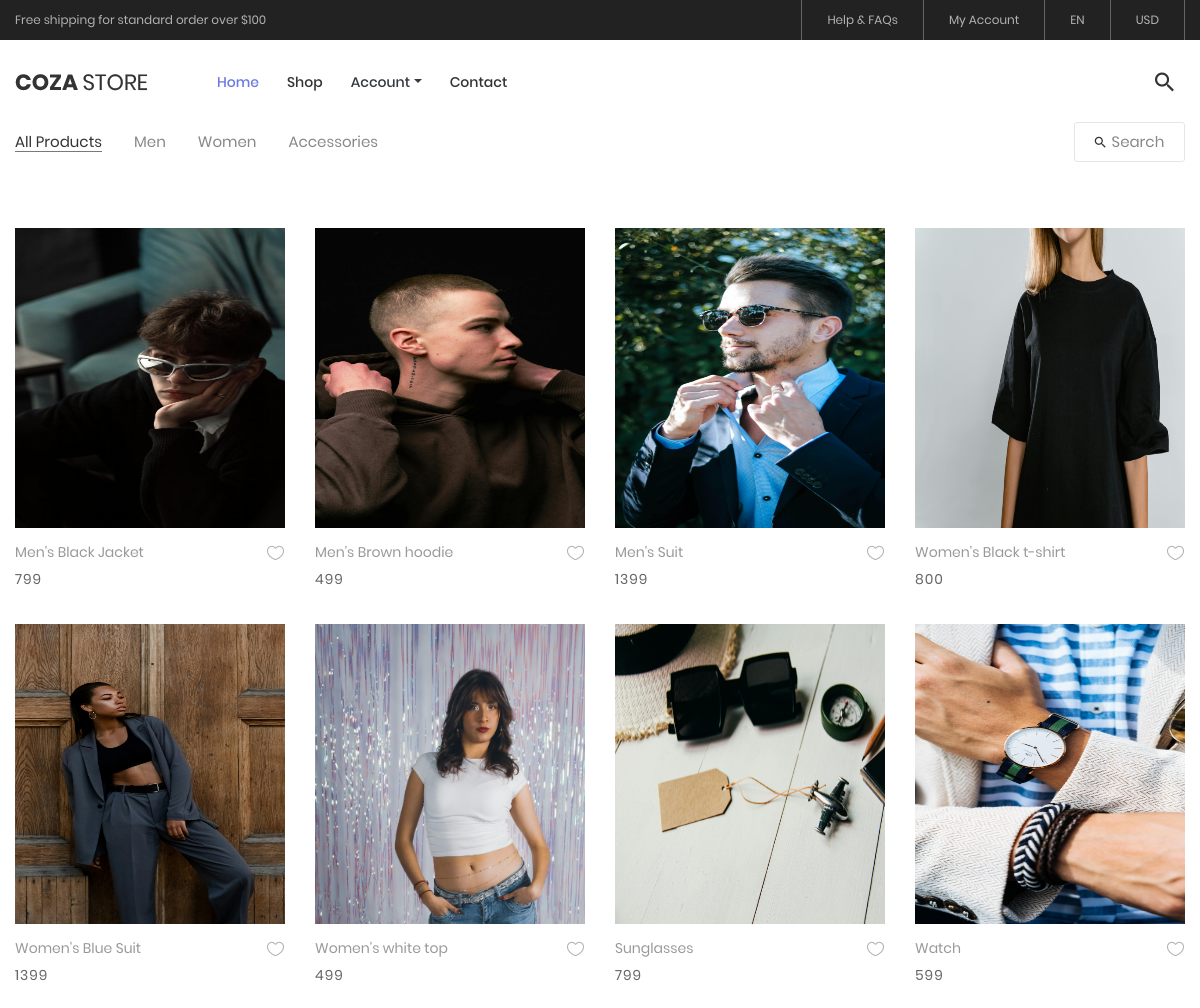
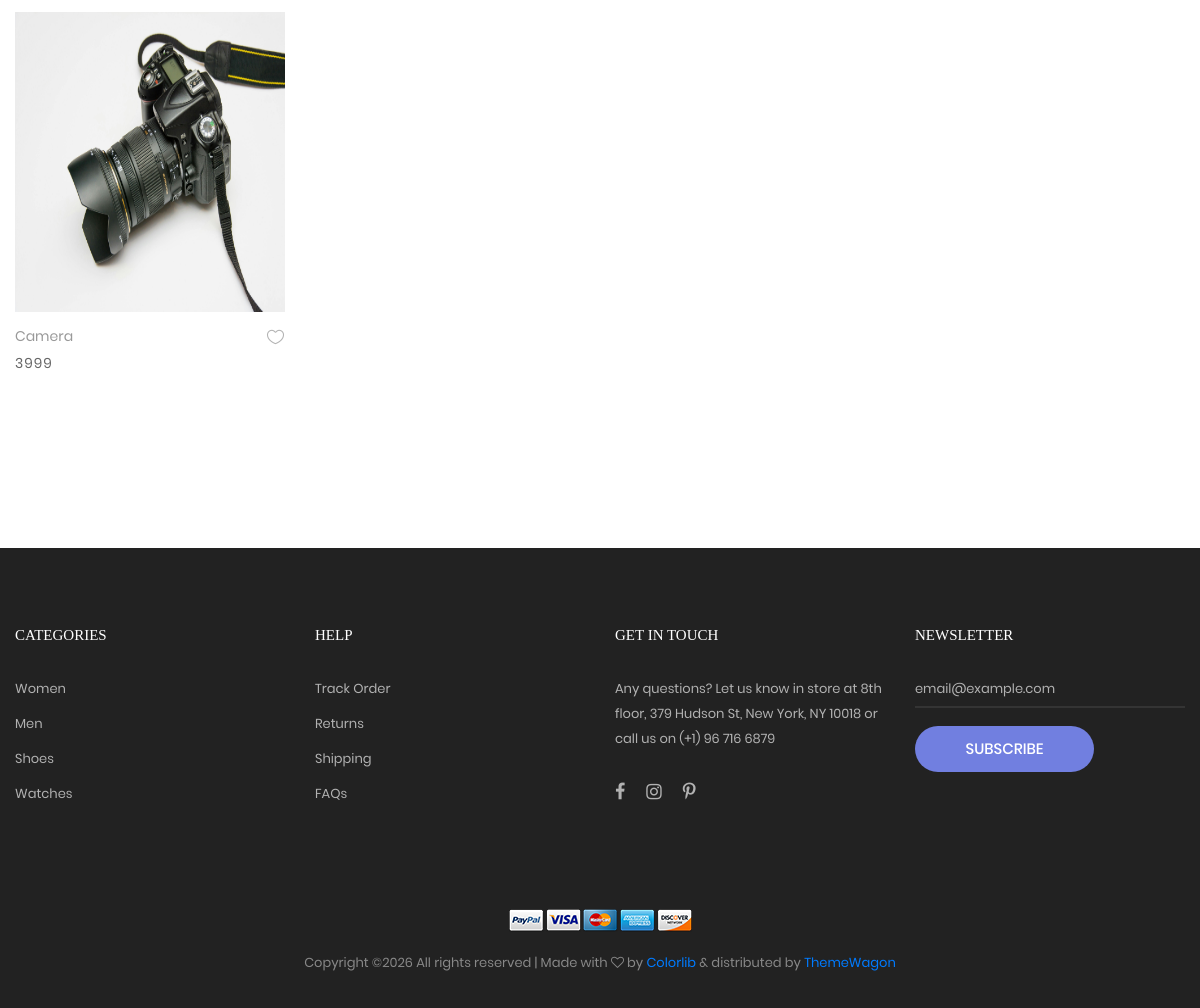
The page /category/ on the database its author committed (2 pictures, top to bottom).
### myapp/models.py (models this page shows, shortened)
class Product(models.Model):
    category=(
        ("Men","Men"),
        ("Women","Women"),
        ("Accessories","Accessories"),
    )
    seller=models.ForeignKey(User,on_delete=models.CASCADE)
    product_category=models.CharField(max_length=100,choices=category)
    product_name=models.CharField(max_length=100)
    product_price=models.PositiveIntegerField()
    product_desc=models.TextField()
    product_image=models.ImageField(upload_to="product_images/")

### myapp/views.py (the view)
# urls.py: path('category/', views.category, name='category'),
def category(request):
    products=Product.objects.all()
    return render(request, 'category.html',{'products': products })

### myapp/templates/category.html (shortened to what this page needs)
{% extends 'header.html' %}
{% load static %}
{% block content %}
<!DOCTYPE html>
<html lang="en">
<head>
</head>
<body class="animsition">
	<div class="bg0 m-t-23 p-b-140 pt-5">
		<div class="container">
			<div class="flex-w flex-sb-m p-b-52">
				<div class="flex-w flex-l-m filter-tope-group m-tb-10">
					<a href="{% url 'category' %}">
					<button class="stext-106 cl6 hov1 bor3 trans-04 m-r-32 m-tb-5 how-active1" >
						All Products
					</button>
					</a>
					<a href="{% url 'men' %}">
					<button class="stext-106 cl6 hov1 bor3 trans-04 m-r-32 m-tb-5">
						Men
					</button>
					</a>
					<a href="{% url 'women' %}">
					<button class="stext-106 cl6 hov1 bor3 trans-04 m-r-32 m-tb-5" >
						Women
					</button>
					</a>
					<a href="{% url 'accessories' %}">
					<button class="stext-106 cl6 hov1 bor3 trans-04 m-r-32 m-tb-5" >
						Accessories
					</button>
					</a>
				</div>
				<div class="flex-w flex-c-m m-tb-10">
					<div class="flex-c-m stext-106 cl6 size-105 bor4 pointer hov-btn3 trans-04 m-tb-4 js-show-search">
						<i class="icon-search cl2 m-r-6 fs-15 trans-04 zmdi zmdi-search"></i>
						Search
					</div>
				</div>
			</div>
			<div class="row isotope-grid">
				{% for i in products %}
				<div class="col-sm-6 col-md-4 col-lg-3 p-b-35 isotope-item women">
					<div class="block2">
						<div class="block2-pic hov-img0">
							<img src="{{i.product_image.url}}" alt="IMG-PRODUCT" style="width: 300px; height: 300px;">
						</div>
						<div class="block2-txt flex-w flex-t p-t-14">
							<div class="block2-txt-child1 flex-col-l ">
								<a href="#" class="stext-104 cl4 hov-cl1 trans-04 js-name-b2 p-b-6">
									{{i.product_name}}
								</a>
								<span class="stext-105 cl3">
									{{i.product_price}}
								</span>
							</div>
							<div class="block2-txt-child2 flex-r p-t-3">
								<a href="#" class="btn-addwish-b2 dis-block pos-relative js-addwish-b2">
									<img class="icon-heart1 dis-block trans-04" src="{% static 'images/icons/icon-heart-01.png' %}" alt="ICON">
								</a>
							</div>
						</div>
					</div>
				</div>
				{% endfor %}
			</div>
		</div>
	</div>
</body>
</html>
{% endblock %}

### myapp/templates/header.html (shortened to what this page needs)
{% load static %}
<!DOCTYPE html>
<html lang="en">
<head>
	<link rel="stylesheet" type="text/css" href="{% static 'vendor/bootstrap/css/bootstrap.min.css' %}">
	<link rel="stylesheet" type="text/css" href="{% static 'fonts/font-awesome-4.7.0/css/font-awesome.min.css' %}">
	<link rel="stylesheet" type="text/css" href="{% static 'fonts/iconic/css/material-design-iconic-font.min.css' %}">
	<link rel="stylesheet" type="text/css" href="{% static 'fonts/linearicons-v1.0.0/icon-font.min.css' %}">
	<link rel="stylesheet" type="text/css" href="{% static 'vendor/animate/animate.css' %}">
	<link rel="stylesheet" type="text/css" href="{% static 'vendor/css-hamburgers/hamburgers.min.css' %}">
	<link rel="stylesheet" type="text/css" href="{% static 'vendor/animsition/css/animsition.min.css' %}">
	<link rel="stylesheet" type="text/css" href="{% static 'vendor/select2/select2.min.css' %}">
	<link rel="stylesheet" type="text/css" href="{% static 'vendor/daterangepicker/daterangepicker.css' %}">
	<link rel="stylesheet" type="text/css" href="{% static 'vendor/slick/slick.css' %}">
	<link rel="stylesheet" type="text/css" href="{% static 'vendor/MagnificPopup/magnific-popup.css' %}">
	<link rel="stylesheet" type="text/css" href="{% static 'vendor/perfect-scrollbar/perfect-scrollbar.css' %}">
	<link rel="stylesheet" type="text/css" href="{% static 'css/util.css' %}">
	<link rel="stylesheet" type="text/css" href="{% static 'css/main.css' %}">
</head>
<body class="animsition">
	<header>
		<div class="container-menu-desktop">
			<div class="top-bar">
				<div class="content-topbar flex-sb-m h-full container">
					<div class="left-top-bar">
						Free shipping for standard order over $100
					</div>
					<div class="right-top-bar flex-w h-full">
						<a href="#" class="flex-c-m trans-04 p-lr-25">
							Help & FAQs
						</a>
						<a href="#" class="flex-c-m trans-04 p-lr-25">
							My Account
						</a>
						<a href="#" class="flex-c-m trans-04 p-lr-25">
							EN
						</a>
						<a href="#" class="flex-c-m trans-04 p-lr-25">
							USD
						</a>
					</div>
				</div>
			</div>
			<div class="wrap-menu-desktop">
				<nav class="limiter-menu-desktop container">
					<a href="/" class="logo">
						<img src="{% static 'images/icons/logo-01.png'%}" alt="IMG-LOGO">
					</a>
					<div class="menu-desktop">
						<ul class="main-menu">
							<li class="active-menu">
								<a href="/">Home</a>
							</li>
							<li>
								<a href="{% url 'category' %}">Shop</a>
							</li>
							<li>
                               <a href="#" class="nav-link dropdown-toggle text-dark" data-toggle="dropdown" role="button" aria-haspopup="true"
                              aria-expanded="false">Account</a>
                            </li>
							<li>
								<a href="{% url 'contact' %}">Contact</a>
							</li>
						</ul>
					</div>
					<div class="wrap-icon-header flex-w flex-r-m">
						<div class="icon-header-item cl2 hov-cl1 trans-04 p-l-22 p-r-11 js-show-modal-search">
							<i class="zmdi zmdi-search"></i>
						</div>
					</div>
				</nav>
			</div>
		</div>
	</header>
    {% block content %}
    {% endblock %}
	<footer class="bg3 p-t-75 p-b-32">
		<div class="container">
			<div class="row">
				<div class="col-sm-6 col-lg-3 p-b-50">
					<h4 class="stext-301 cl0 p-b-30">
						Categories
					</h4>
					<ul>
						<li class="p-b-10">
							<a href="#" class="stext-107 cl7 hov-cl1 trans-04">
								Women
							</a>
						</li>
						<li class="p-b-10">
							<a href="#" class="stext-107 cl7 hov-cl1 trans-04">
								Men
							</a>
						</li>
						<li class="p-b-10">
							<a href="#" class="stext-107 cl7 hov-cl1 trans-04">
								Shoes
							</a>
						</li>
						<li class="p-b-10">
							<a href="#" class="stext-107 cl7 hov-cl1 trans-04">
								Watches
							</a>
						</li>
					</ul>
				</div>
				<div class="col-sm-6 col-lg-3 p-b-50">
					<h4 class="stext-301 cl0 p-b-30">
						Help
					</h4>
					<ul>
						<li class="p-b-10">
							<a href="#" class="stext-107 cl7 hov-cl1 trans-04">
								Track Order
							</a>
						</li>
						<li class="p-b-10">
							<a href="#" class="stext-107 cl7 hov-cl1 trans-04">
								Returns
							</a>
						</li>
						<li class="p-b-10">
							<a href="#" class="stext-107 cl7 hov-cl1 trans-04">
								Shipping
							</a>
						</li>
						<li class="p-b-10">
							<a href="#" class="stext-107 cl7 hov-cl1 trans-04">
								FAQs
							</a>
						</li>
					</ul>
				</div>
				<div class="col-sm-6 col-lg-3 p-b-50">
					<h4 class="stext-301 cl0 p-b-30">
						GET IN TOUCH
					</h4>
					<p class="stext-107 cl7 size-201">
						Any questions? Let us know in store at 8th floor, 379 Hudson St, New York, NY 10018 or call us on (+1) 96 716 6879
					</p>
					<div class="p-t-27">
						<a href="#" class="fs-18 cl7 hov-cl1 trans-04 m-r-16">
							<i class="fa fa-facebook"></i>
						</a>
						<a href="#" class="fs-18 cl7 hov-cl1 trans-04 m-r-16">
							<i class="fa fa-instagram"></i>
						</a>
						<a href="#" class="fs-18 cl7 hov-cl1 trans-04 m-r-16">
							<i class="fa fa-pinterest-p"></i>
						</a>
					</div>
				</div>
				<div class="col-sm-6 col-lg-3 p-b-50">
					<h4 class="stext-301 cl0 p-b-30">
						Newsletter
					</h4>
					<form>
						<div class="wrap-input1 w-full p-b-4">
							<input class="input1 bg-none plh1 stext-107 cl7" type="text" name="email" placeholder="email@example.com">
						</div>
						<div class="p-t-18">
							<button class="flex-c-m stext-101 cl0 size-103 bg1 bor1 hov-btn2 p-lr-15 trans-04">
								Subscribe
							</button>
						</div>
					</form>
				</div>
			</div>
			<div class="p-t-40">
				<div class="flex-c-m flex-w p-b-18">
					<a href="#" class="m-all-1">
						<img src="{% static 'images/icons/icon-pay-01.png'%}" alt="ICON-PAY">
					</a>
					<a href="#" class="m-all-1">
						<img src="{% static 'images/icons/icon-pay-02.png'%}" alt="ICON-PAY">
					</a>
					<a href="#" class="m-all-1">
						<img src="{% static 'images/icons/icon-pay-03.png'%}" alt="ICON-PAY">
					</a>
					<a href="#" class="m-all-1">
						<img src="{% static 'images/icons/icon-pay-04.png'%}" alt="ICON-PAY">
					</a>
					<a href="#" class="m-all-1">
						<img src="{% static 'images/icons/icon-pay-05.png'%}" alt="ICON-PAY">
					</a>
				</div>
				<p class="stext-107 cl6 txt-center">
Copyright &copy;<script>document.write(new Date().getFullYear());</script> All rights reserved | Made with <i class="fa fa-heart-o" aria-hidden="true"></i> by <a href="https://colorlib.com" target="_blank">Colorlib</a> &amp; distributed by <a href="https://themewagon.com" target="_blank">ThemeWagon</a>
				</p>
			</div>
		</div>
	</footer>
</body>
</html>

### myapp/static/css/main.css (style rules this page uses)
.container { max-width: 1380px; }
@media (max-width: 1600px) { .container { max-width: 1200px; } }
.container-menu-desktop { height: auto; width: 100%; position: relative; -webkit-transition: all 0.3s; -o-transition: all 0.3s; -moz-transition: all 0.3s; transition: all 0.3s; }
.top-bar { height: 40px; background-color: #222; }
.left-top-bar { font-family: Poppins-Regular; font-size: 12px; line-height: 1.8; color: #b2b2b2; }
.right-top-bar a { font-family: Poppins-Regular; font-size: 12px; line-height: 1.8; height: 100%; color: #b2b2b2; border-right: 1px solid rgba(255,255,255,0.3); }
.right-top-bar a:first-child { border-left: 1px solid rgba(255,255,255,0.3); }
.wrap-menu-desktop { position: fixed; z-index: 1100; background-color: transparent; width: 100%; height: 84px; top: 40px; left: 0px; -webkit-transition: height 0.3s, background-color 0.3s; -o-transition: height 0.3s, background-color 0.3s; -moz-transition: height 0.3s, background-color 0.3s; transition: height 0.3s, background-color 0.3s; }
.limiter-menu-desktop { height: 100%; display: -webkit-box; display: -webkit-flex; display: -moz-box; display: -ms-flexbox; display: flex; align-items: center; background-color: transparent; }
.logo { display: -webkit-box; display: -webkit-flex; display: -moz-box; display: -ms-flexbox; display: flex; align-items: center; height: 65%; margin-right: 55px; }
.logo img { max-width: 100%; max-height: 100%; }
.menu-desktop { display: -webkit-box; display: -webkit-flex; display: -moz-box; display: -ms-flexbox; display: flex; align-items: center; height: 100%; }
.main-menu { list-style-type: none; margin: 0; display: -webkit-box; display: -webkit-flex; display: -moz-box; display: -ms-flexbox; display: flex; align-items: center; }
.main-menu > li { display: block; position: relative; padding: 20px 10px 20px 0px; margin: 0px 4px 0px 14px; }
.main-menu > li > a { font-family: Poppins-Medium; font-size: 14px; color: #333; padding: 5px 0px; transition: all 0.4s; -webkit-transition: all 0.4s; -o-transition: all 0.4s; -moz-transition: all 0.4s; }
.wrap-icon-header { flex-grow: 1; }
.icon-header-item { position: relative; font-size: 26px; line-height: 1; cursor: pointer; }
.main-menu > li.active-menu > a { color: #6c7ae0; }
.block2-pic { position: relative; }
.block2-txt-child1 { width: calc(100% - 30px); }
.block2-txt-child2 { width: 30px; }
.cl0 { color: #fff; }
.cl2 { color: #333; }
.cl3 { color: #666; }
.cl4 { color: #999; }
.cl6 { color: #888; }
.cl7 { color: #b2b2b2; }
.stext-101 { font-family: Poppins-Medium; font-size: 15px; line-height: 1.466667; text-transform: uppercase; }
.stext-104 { font-family: Poppins-Regular; font-size: 14px; line-height: 1.466667; }
.stext-105 { font-family: Poppins-Regular; font-size: 14px; line-height: 1.466667; letter-spacing: 1px; }
.stext-106 { font-family: Poppins-Regular; font-size: 15px; line-height: 1.2; }
.stext-107 { font-family: Poppins-Regular; font-size: 13px; line-height: 1.923; }
.stext-301 { font-family: Montserrat-Bold; font-size: 15px; line-height: 1.6; text-transform: uppercase; }
.size-103 { min-width: 179px; height: 46px; }
.size-105 { min-width: 111px; height: 40px; }
.size-201 { max-width: 270px; }
.bg-none { background-color: transparent; }
.bg0 { background-color: #fff; }
.bg1 { background-color: #717fe0; }
.bg3 { background-color: #222; }
.bor1 { border-radius: 23px; }
.bor3 { border-bottom: 1px solid transparent; }
.bor4 { border: 1px solid #e6e6e6; border-radius: 3px; }
.how-active1 { color: #333; border-color: #797979; }
.wrap-input1 { position: relative; border-bottom: 2px solid rgba(204,204,204, 0.1); }
.input1 { background-color: transparent; width: 100%; }
.hov-img0 { display: block; overflow: hidden; }
.hov-img0 img { width: 100%; -webkit-transition: transform 0.9s ease; -o-transition: transform 0.9s ease; -moz-transition: transform 0.9s ease; transition: transform 0.9s ease; }

### rows shown on the page
Product: product_image (picture), product_name "Men's Black Jacket", product_price "799"
Product: product_image (picture), product_name "Men's Brown hoodie", product_price "499"
Product: product_image (picture), product_name "Men's Suit", product_price "1399"
Product: product_image (picture), product_name "Women's Black t-shirt", product_price "800"
Product: product_image (picture), product_name "Women's Blue Suit", product_price "1399"
Product: product_image (picture), product_name "Women's white top", product_price "499"
Product: product_image (picture), product_name "Sunglasses", product_price "799"
Product: product_image (picture), product_name "Watch", product_price "599"
Product: product_image (picture), product_name "Camera", product_price "3999"
